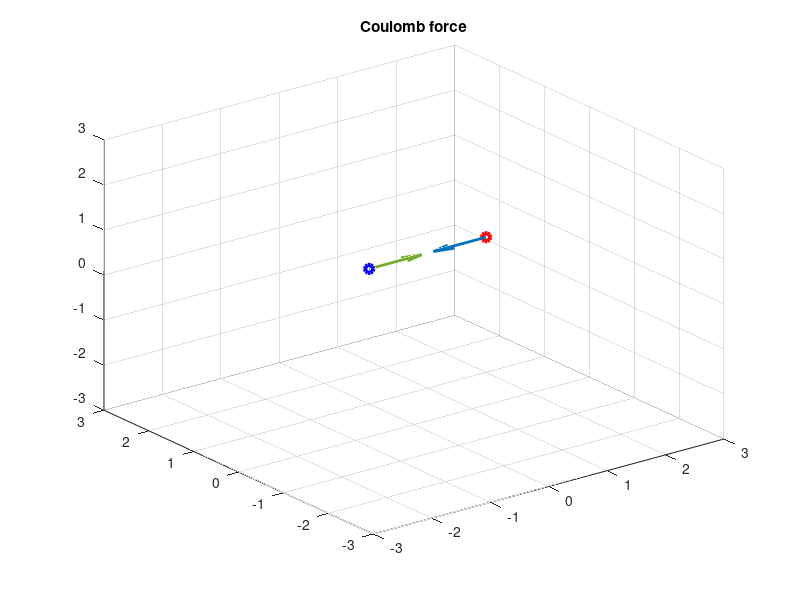

Reproduce this figure in MATLAB.
clear all; close all;

qA=-2;
qB=1;
rA=[2,1,0]';
rB=[0,1,0]';
r=[rA rB];

e0=8.85*1e-12;
k = 1/4/pi/e0;
F = k*qA*qB/sqrt(sum((rA-rB).^2));
Fdummy=1;%correction for view
F=Fdummy;%The real F is too huge to be shown, so just leave it
v=rA-rB;
v=v/sqrt(sum(v.^2));
v1=abs(F)*-v;
v2=abs(F)*v; 

plot3(rA(1),rA(2),rA(3),'ro','linewidth',3);
hold on;
plot3(rB(1),rB(2),rB(3),'bo','linewidth',3);
grid;
quiver3(rA(1),rA(2),rA(3),v1(1),v1(2),v1(3),'linewidth',2);
quiver3(rB(1),rB(2),rB(3),v2(1),v2(2),v2(3),'linewidth',2);

title("Coulomb force");
axis([-3 3 -3 3 -3 3]);
